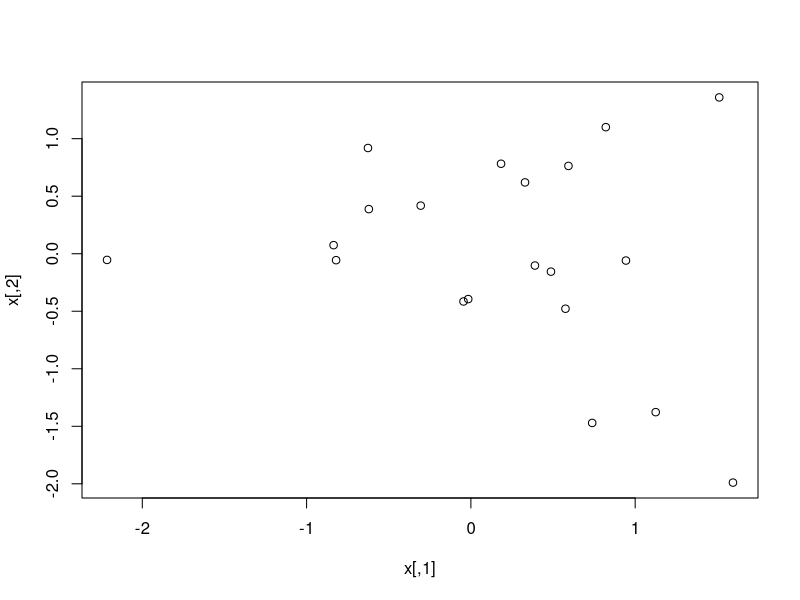
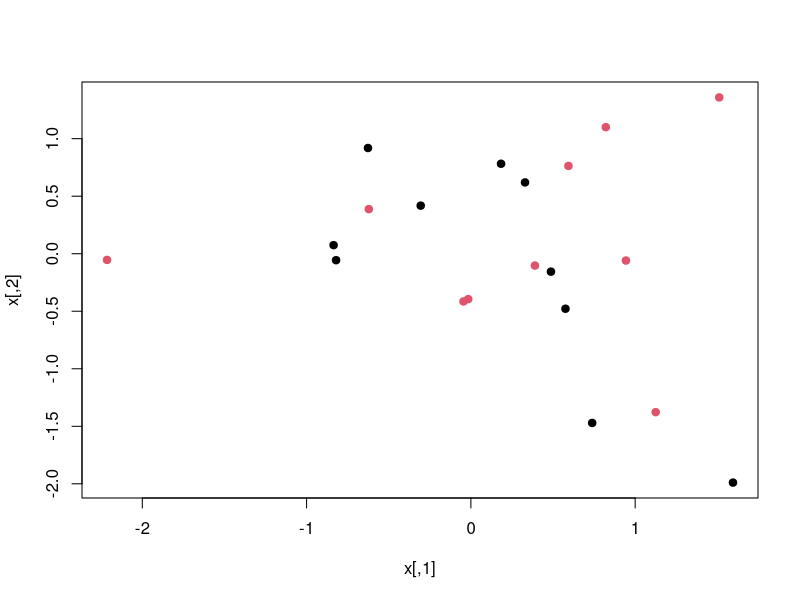
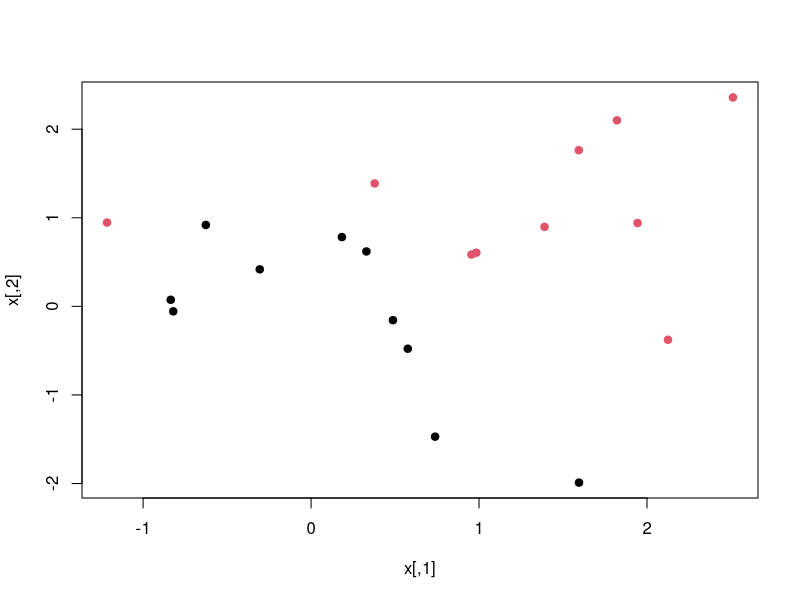
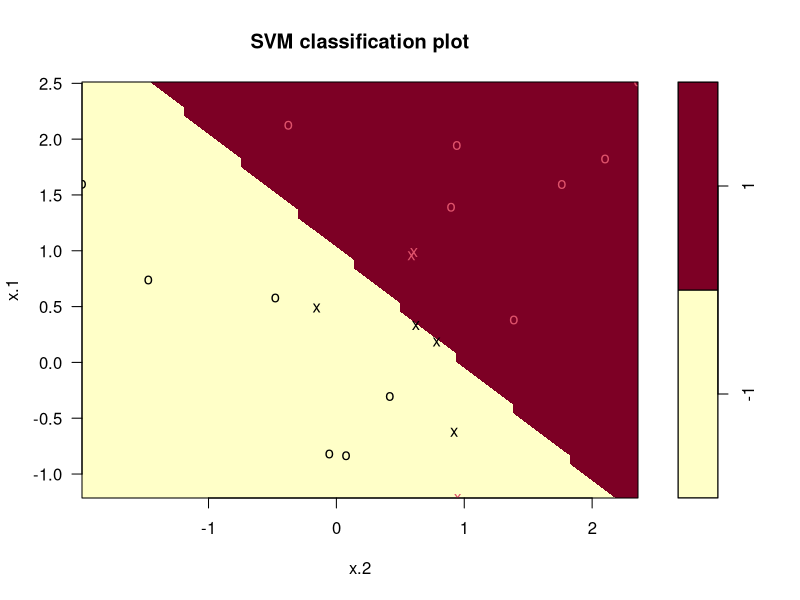
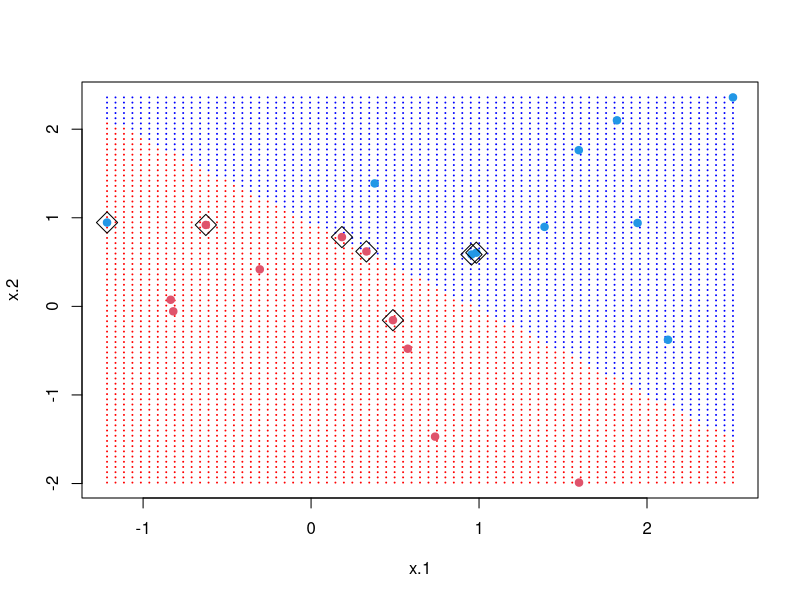
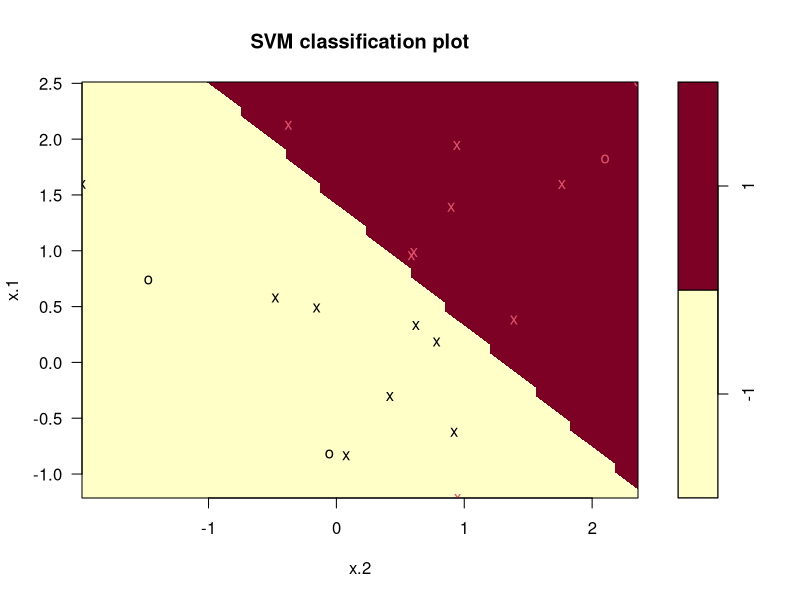
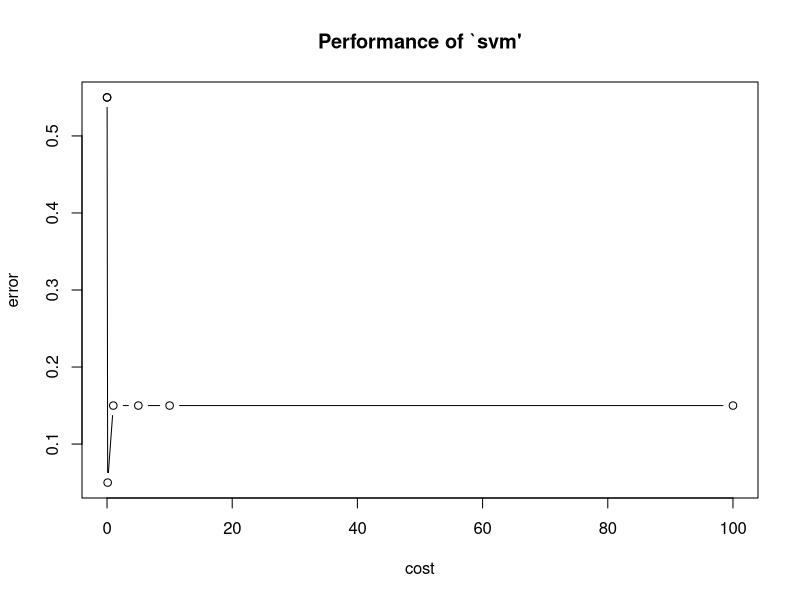
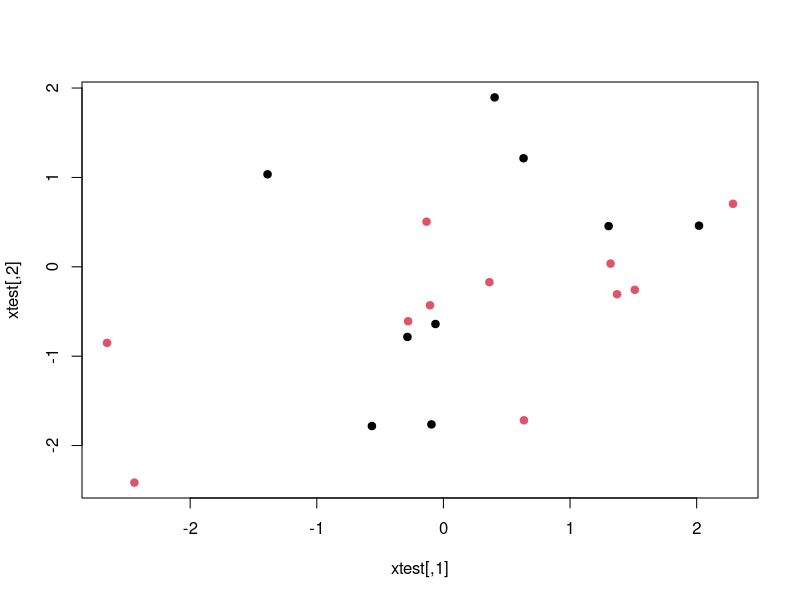

The R script that drew these images, in order: (Note: this script raises an error after producing the figures.)
set.seed(1)
x= matrix(rnorm(20*2),ncol = 2)
x
plot(x)
y = c(rep(-1,10),rep(1,10))
y
plot(x,col=as.factor(y),pch=19)

x[y==1,] <- x[y==1,]+1
plot(x,col=as.factor(y),pch =19)
# They are not linearly seperable

dat = data.frame(x=x,y=as.factor(y))
library(e1071)
svmfit = svm(y~.,data = dat,kernel="linear",cost = 10,scale = F)
plot(svmfit,dat)
make.grid = function(x, n = 75) {
  grange = apply(x, 2, range)
  x1 = seq(from = grange[1, 1], to = grange[2, 1], length = n)
  x2 = seq(from = grange[1, 2], to = grange[2, 2], length = n)
  expand.grid(x.1 = x1, x.2 = x2)
}
xgrid = make.grid(x)
xgrid
ygrid = predict(svmfit, xgrid)
plot(xgrid, col = c("red", "blue")[as.numeric(ygrid)], pch = 20, cex = 0.2)
points(x, col = y + 3, pch = 19)
points(x[svmfit$index, ], pch = 5, cex = 2)

svmfit$index

summary(svmfit)

# What if we instead used a smaller value of the cost parameter?
svmfit = svm(y~.,data = dat,kernel="linear",cost = 0.1,scale = F,probability=T)
plot(svmfit,dat)
svmfit$index
svmfit$probA
svmfit$probB
svmfit$SV
# Cross Validation 

set.seed(1)
tune.out = tune(svm,y~.,data=dat,kernel="linear",ranges=list(cost=c(0.001,0.01,0.1,1,5,10,100)))
summary(tune.out)
plot(tune.out)

bestmod = tune.out$best.model
summary(bestmod)

# generating a testdata set 
set.seed(42)
xtest = matrix(rnorm(20*2),ncol = 2)
ytest = sample(c(-1,1),20,rep=T)
ytest
plot(xtest,col=as.factor(ytest),pch=19)
xtest[ytest==1,]=xtest[ytest==1,]+1
plot(xtest,col=as.factor(ytest),pch=19)
testdat = data.frame(x=xtest,y=as.factor(ytest))

ypred = predict(bestmod,newdata = testdat)
table(testdat$y,ypred)
# Checking with cost = 0.01
svmfit = svm(y~.,data = dat,kernel="linear",cost=0.01,scale=F)
plot(svmfit,dat)

ypred = predict (svmfit , testdat )
table(testdat$y,ypred)

# Linearly seperable data 

x[y==1 ,]= x[y ==1 ,]+0.5
plot(x, col =as.factor(y), pch =19)
# Fitting svm 
dat = data.frame(x=x,y=as.factor(y))
svmfit =svm(y???., data=dat , kernel ="linear", cost =1e5)
plot(svmfit,dat)
summary(svmfit)
# No training errors are made , only 3 support vectors used 

# Decreasing the cost 
svmfit =svm(y~., data=dat , kernel ="linear", cost =1)
plot(svmfit,dat)
summary(svmfit)


## Support Vector machines 

# We first generate some data with a non-linear class boundary

set.seed(1)
x = matrix(rnorm(200*2),ncol=2)
plot(x)
x[1:100,]=x[1:100,]+2
x[100:150,]=x[100:150,]-2

plot(x)
y = c(rep(1,150),rep(2,50))
plot(x,col=as.factor(y),pch=19)
dat = data.frame(x=x,y=as.factor(y))
# Splitting into train and test 
train = sample(200,100)
dat[train,]
svmfit= svm(y~.,data = dat[train,],kernel="radial",gamma=1,cost=1)
plot(svmfit,dat[train,])
summary(svmfit)

# Using a higher cost value 

svmfit= svm(y~.,data = dat[train,],kernel="radial",gamma=1,cost=1e5)

plot(svmfit,dat[train,])
summary(svmfit)
# Perform cross validation to select gamma and cost 

set.seed(1)
tune.out<-tune(svm,y~.,data=dat[train,],kernel="radial",ranges=(list(cost=c(0.1,1,10,100,1000),gamma=c(0,0.25,0.5,1,2,3,4))))

summary(tune.out)

tune.out$best.model
plot(tune.out)

pred_test<-predict(object = tune.out$best.model,newdata=dat[-train,])

table(dat[-train,]$y,pred_test)

set.seed(1)
tune.out<-tune(svm,y~.,data=dat[train,],kernel="poly",ranges=(list(cost=c(0.1,1,10,100,1000),degree=c(1,2,3,4))))

tune.out$best.model

pred_test<-predict(object = tune.out$best.model,newdata=dat[-train,])

table(dat[-train,]$y,pred_test)

svmfit <-svm(y~.,data=dat[train,],kernel="poly",cost=10,degree=4)
plot(svmfit,dat[train,])

pred<-predict(svmfit,newdata = dat[-train,])
pred
table(dat[-train,]$y,pred)
